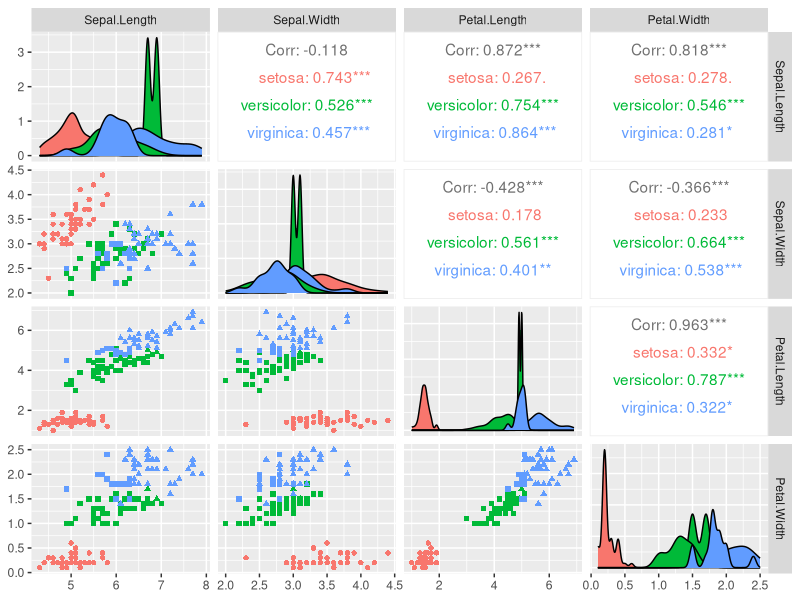
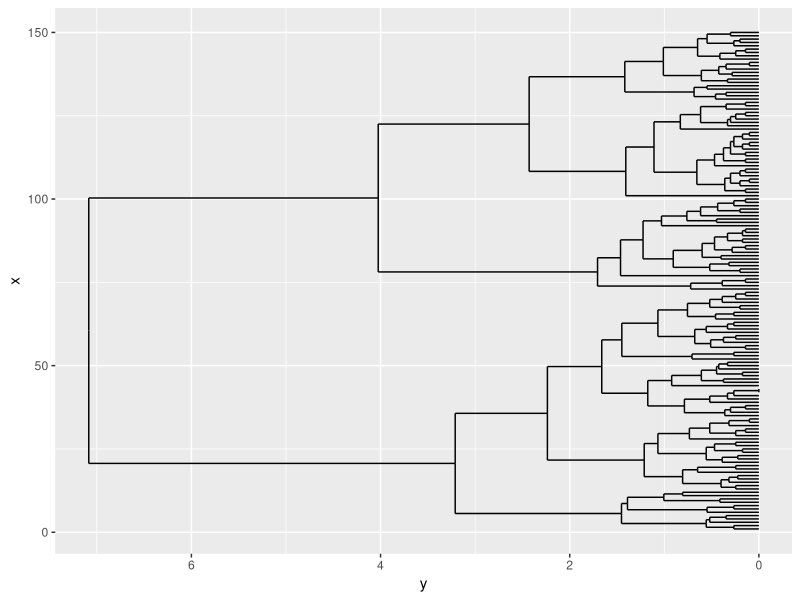
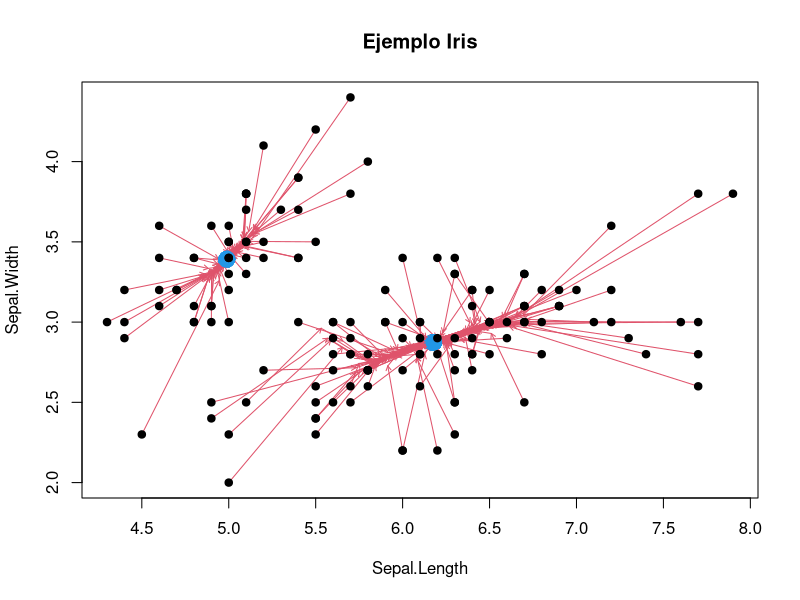
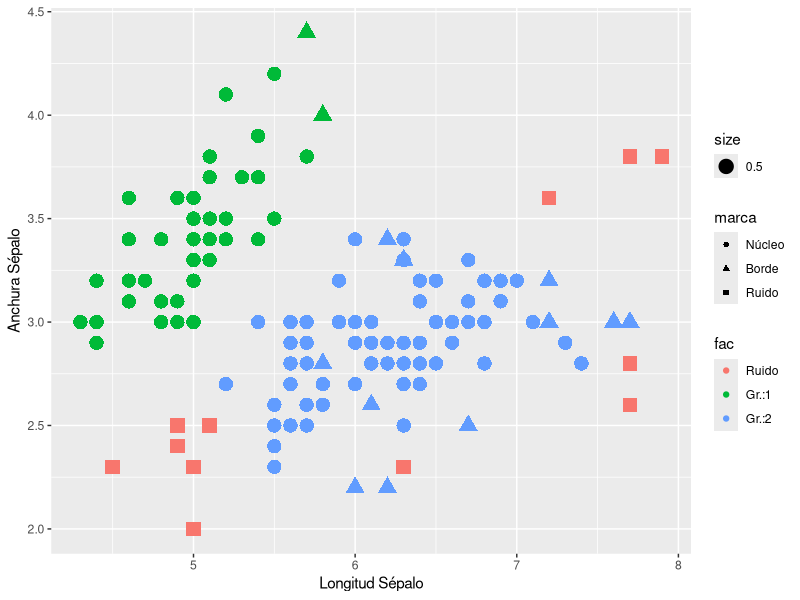

Recreate these plots in R, in order.
library(MASS)
library(mgcv)
library(GGally)
library(ggdendro)
library(gridExtra)

data(iris)
summary(iris[,1:4])
# K-medias
res.km3=kmeans(iris[,1:4],centers=3)
table(res.km3$cluster,iris$Species)
ggpairs(iris,columns=1:4,aes(colour=Species, shape=factor(res.km3$cluster)))
res.km2=kmeans(iris[,1:4],centers=2)
res.km4=kmeans(iris[,1:4],centers=4)
D=dist(iris[,1:4])
aa2=fpc::cluster.stats(D,res.km2$cluster)
aa3=fpc::cluster.stats(D,res.km3$cluster)
aa4=fpc::cluster.stats(D,res.km4$cluster)
IDX=rbind(c(aa2$dunn,aa2$dunn2,aa2$ch,aa2$avg.silwidth),c(aa3$dunn,aa3$dunn2,aa3$ch,aa3$avg.silwidth),c(aa4$dunn,aa4$dunn2,aa4$ch,aa4$avg.silwidth))
colnames(IDX)=c("Dunn","Dunn2","CH","SI")
rownames(IDX)=c("K=2","K=3","K=4")
IDX
# Cluster jerárquico
res.hc=hclust(D,method="complete")
hc2=cutree(res.hc,2)
hc3=cutree(res.hc,3)
hc4=cutree(res.hc,4)
aa2=fpc::cluster.stats(D,hc2)
aa3=fpc::cluster.stats(D,hc3)
aa4=fpc::cluster.stats(D,hc4)
IDX=rbind(c(aa2$dunn,aa2$dunn2,aa2$ch,aa2$avg.silwidth),c(aa3$dunn,aa3$dunn2,aa3$ch,aa3$avg.silwidth),c(aa4$dunn,aa4$dunn2,aa4$ch,aa4$avg.silwidth))
colnames(IDX)=c("Dunn","Dunn2","CH","SI")
rownames(IDX)=c("K=2","K=3","K=4")
IDX
ddata=dendro_data(res.hc,type="rectangle")
ggplot(segment(ddata))+geom_segment(aes(x=x,y=y,xend=xend,yend=yend))+coord_flip()+scale_y_reverse()
#Mean-Shift
	X2d=iris[,1:4]
	fg=function(x0,datos,h=0.15){
	dd=sweep(datos,2,x0,"-")
	dd=apply(dd,1,function(u){sqrt(sum(u^2))})
	wd=dnorm(dd/quantile(dd,probs=h,na.rm=TRUE))
	wd=wd/sum(wd)
	fx=apply(sweep(datos,1,wd,"*"),2,sum)
	return(fx)
	}

 	Xnew=as.matrix(X2d)

	plot(Xnew[,1:2],type="n",main="Ejemplo Iris")
	for (i in 1:nrow(Xnew)){
		ffold=rep(0,ncol(X2d))
		ff=fg(as.vector(Xnew[i,]),datos=X2d,h=.15)
		arrows(Xnew[i,1],Xnew[i,2],ff[1],ff[2],length=0.05,col=2)
		while(sum((ffold-ff)^2)>0.00001){  #Criterio de parada
			ffold=ff
			ff=fg(as.vector(ffold),datos=X2d,h=.15)
			arrows(ffold[1],ffold[2],ff[1],ff[2],length=0.05,col=2)
			}
		points(ff[1],ff[2],pch=19,cex=2,col=4)
	}
	points(X2d,pch=19)

# Función DBSCAN
DBSCAN=function(fobj,eps,minPts=5,metric=dist,par.metric=list(method="euclidean")){
aaf=formals(metric)[-1]
if (length(par.metric)>0){
nam=names(par.metric)
for (i in 1:length(par.metric)){aaf[[nam[i]]]=par.metric[[i]]}
}
D=as.matrix(do.call(metric,c(alist(fobj),aaf)))
diag(D)=NA
n=nrow(D)
vis=rep(0,n)
cl=0
cluster=rep(0,n)
mark=rep(NA,n)
if (is.null(eps)) eps=quantile(D,probs=0.05,na.rm=TRUE)
vecinos=apply(D,1,function(x,e){sum(x<=e,na.rm=TRUE)},e=eps)

mark[vecinos<1]="N"
mark[vecinos>=minPts]="C"
mark[vecinos<minPts & vecinos>0]="A"

#l=which(mark=="C" & cluster==0)
nl=sum(mark=="C" & cluster==0,na.rm=TRUE)
if (nl==0) stop("No center points. Consider modify minPts or eps")
while(nl>0){
lori=which(mark=="C" & cluster==0)[1]
cl=cl+1
cluster[lori]=cl
#cluster[which(D[l,]<=eps & cluster==0)]=cl
nc0=sum(cluster==0)
if (nc0>0) {
# which(cluster=cl & mark=="C")
#	mDgr=min(apply(D[which(cluster==cl),which(cluster==0),drop=FALSE],2,min,na.rm=TRUE))} else {
mDgr=min(apply(D[which(cluster==cl & mark=="C"),which(cluster==0),drop=FALSE],2,min,na.rm=TRUE))} else {
mDgr=2*eps;break
}
while(mDgr<eps){
nc1=sum(cluster==cl)
if (nc1==1){
lvec=which(D[which(cluster==cl & mark=="C"),]<eps) } else {
#lvec=which(apply(D[which(cluster==cl),,drop=FALSE],2,min,na.rm=TRUE)<eps)
lvec=which(apply(D[which(cluster==cl & mark=="C"),,drop=FALSE],2,min,na.rm=TRUE)<eps)
}
cluster[lvec]=cl
nc0=sum(cluster==0)
if (nc0>0) {
mDgr=min(apply(D[which(cluster==cl & mark=="C"),which(cluster==0),drop=FALSE],2,min,na.rm=TRUE))} else {
mDgr=2*eps;break
}
}
nl=sum(mark=="C" & cluster==0)
#l=which(mark=="C" & cluster==0)
}
#table(cluster)
lA=which(mark=="A")
for (i in lA){
if (sum(D[i,]<=eps & mark=="C")>0) mark[i]="A" else mark[i]="N"
}
return(list(cluster=cluster,mark=mark))
}

	eps=quantile(D,prob=0.09) #Calcular epsilon como cuantil de las distancias
	res.dbscan=DBSCAN(X2d,eps=eps)
	fac=factor(res.dbscan$cluster,levels=c(0,1:max(res.dbscan$cluster)),
								labels=c("Ruido",paste0("Gr.:",1:max(res.dbscan$cluster))))
	marca=factor(res.dbscan$mark,levels=c("C","A","N"),labels=c("Núcleo","Borde","Ruido"))
	table(iris$Species,fac)
	ggplot(data=iris)+geom_point(mapping=aes(x=Sepal.Length,y=Sepal.Width,col=fac,shape=marca,size=.5))+labs(x="Longitud Sépalo",y="Anchura Sépalo")
